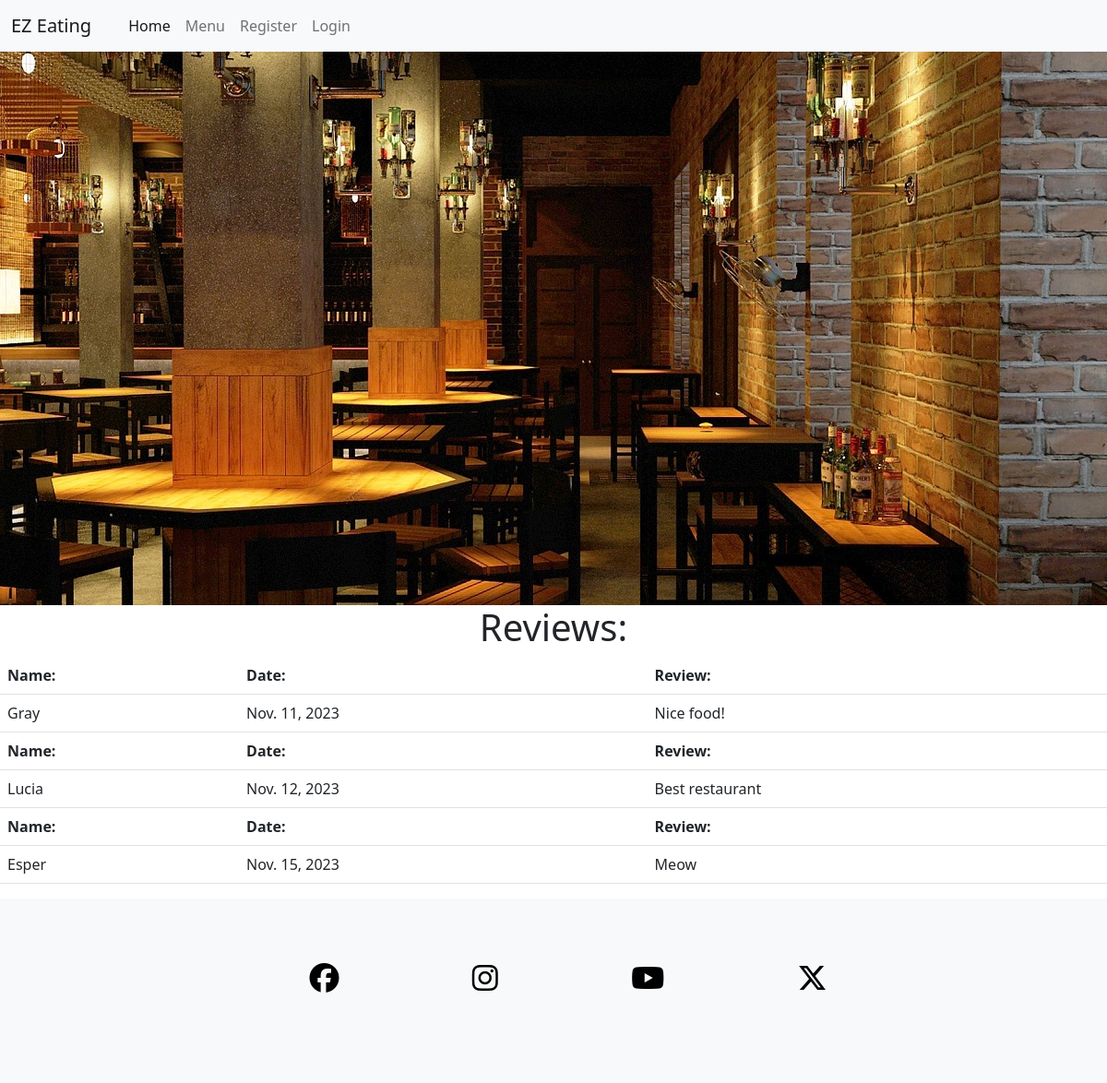
The page / on the database its author committed.
### booking/models.py (models this page shows, shortened)
class Review(models.Model):
    name = models.CharField(max_length=50, null=False, blank=False)
    date = models.DateField(null=False, blank=False)
    review = models.CharField(max_length=200, null=False, blank=False)

### booking/views.py (the view)
# urls.py: path('', views.get_home, name='home'),
def get_home(request):
    reviews = Review.objects.all()
    context = {
        'reviews': reviews
    }
    return render(request, 'index.html', context)

### templates/index.html
{% extends "base.html" %}
{% block nav_item_home %}active{% endblock nav_item_home %}
{% block content %}
<section id="image-section">
    <div id="welcome-image">
    </div>
</section>
<h1 class="text-center">Reviews:</h1>
    <table class="table ">
        {% for review in reviews %}
            <tr>
                <th>Name:</th>
                <th>Date:</th>
                <th>Review:</th>
            </tr>
            <tr>
                <td>{{ review.name }}</td>
                <td>{{ review.date }}</td>
                <td>{{ review.review }}</td>
            </tr>
            {% empty %}
            <tr><td>There are no reviews!</td></tr>
        {% endfor %}
    </table>
{%endblock%}

### booking/static/css/style.css (style rules this page uses)
#welcome-image { height: 600px; width:100%; background: url(../images/bar-826688_1920.jpg) no-repeat center center; }

### rows shown on the page
Review: name "Gray", date "Nov. 11, 2023", review "Nice food!"
Review: name "Lucia", date "Nov. 12, 2023", review "Best restaurant"
Review: name "Esper", date "Nov. 15, 2023", review "Meow"
